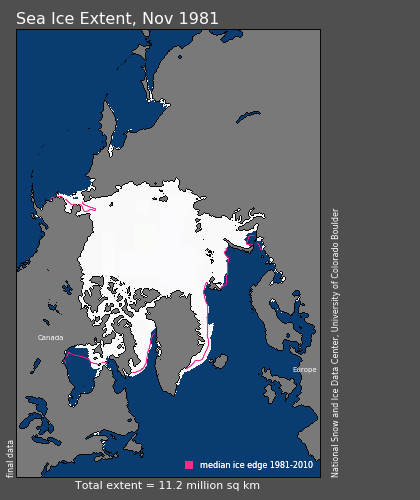
#> input picture arctic_ice_computer_science/N_198111_extn_v2.1_edited.png, 420 x 500 px
$ jupyter execute ImageProcessing-4.ipynb   (shell and % lines are left out)   (older library calls are emulated)
#> lines starting #> are read from the running program, lines starting #| are printed output that depends on the picture; after the words box and inside, x2 and y2 are one past the last pixel; in counts of white or black regions, pixels touching at a corner belong together
# Computational Guided Inquiry for Polar Research

## Processing Sea Ice Images - 4 Edge Detection

### Learning Objectives
1. Learn how to use Edge Detection to detect the sea ice edge.

### Pre-class activities
1. Please read Section 2.3 on Image Edge Detection in the Image Processing pdf.

[cell 1]
# Following are the modules we will need.

# For plotting
import matplotlib
import matplotlib.pyplot as plt

# For reading in files
from scipy import misc

#from PIL import Image
import copy
import numpy as np
import imageio

# Median filter
from scipy.signal import medfilt

# Edge detection filters
from skimage.filters import roberts, sobel, scharr, prewitt
from skimage.feature import canny

## 2.3 Image Edge Detection

1. Implement the edge detection algorithm described above. Basically, for each pixel in the original image, if the maximum discrepancy of the pixel with respect to its neighbor is greater than a predefined threshold $\tau$, color it to black, otherwise color it to white.
2. Display the pattern created from the original image. This is the image with the edge detected.
3. Use the \mymatlab~built-in function for edge detection. Read the help document for \red{edge} command and try different algorithms to see the results. For each result, display the image title with corresponding algorithm name.

### Read in the image: N_198111_extn_v2.1.png. Convert the figure to black and white, crop it to include only the central image, and display.

[cell 2]
# Print inline figures that can be saved

#A = misc.imread('N_198111_extn_v2.1_edited.png')
A = imageio.imread('N_198111_extn_v2.1_edited.png')
#> A is the input picture: shape (500, 420, 4); mean R, G, B, A 88.9, 100.5, 113, 255


# Convert to black and white
sea_ice_BW = 0.299*A[:, :, 0] + 0.587*A[:, :, 1] + 0.114*A[:, :, 2]
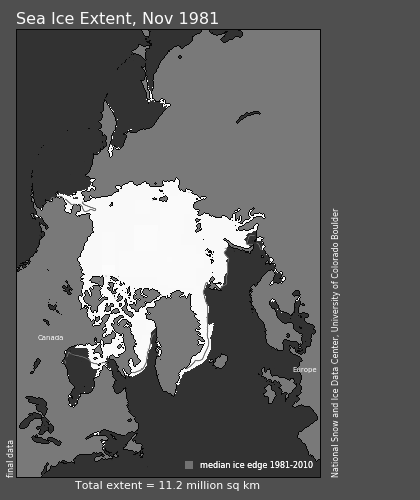
#> sea_ice_BW: shape (500, 420) float64; min 6.41, max 252, mean 98.4

# Crop to include only the central box
sea_ice_crop = sea_ice_BW[30:460, 50:310]
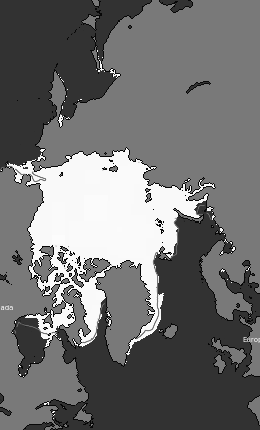
#> sea_ice_crop: shape (430, 260) float64; min 6.41, max 252, mean 112.8

plt.figure()
plt.imshow(sea_ice_crop,cmap='gray')

### 2.3.1 Implement the edge detection algorithm

[cell 3]
# Maximum discrepancy algorithm
def maximum_discrepancy(A):
    center = A[1,1]
    indicies = ((0,0),(0,1),(0,2),
                (1,0),      (1,2),
                (2,0),(2,1),(2,2))
    discrepancies = []
    for i in indicies:
        discrepancies.append(abs(center-A[i[0],i[1]]))
    return max(discrepancies)

[cell 4]
# Edge detection algorithm
def getEdges(img,thresh=75):
    # Initialization
#> called with thresh = 100
    edgeimg = np.zeros(img.shape)

    # Look for edges by looping over each pixel and checking if its
    # maximum discrepancy is greater than the threshold value "thresh"
    for x in range(0,img.shape[0]-3):
        for y in range(0,img.shape[1]-3):
            max_dcrep = maximum_discrepancy(img[x:x+3,y:y+3])
            if max_dcrep >= thresh:
                edgeimg[x+1,y+1] = 255 #    max_dcrep #
#> this loop made 427 passes
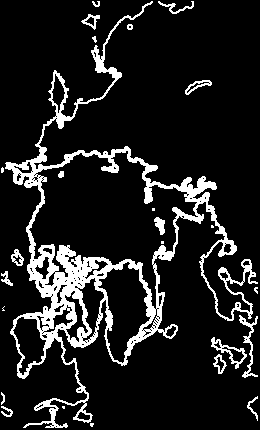
#> edgeimg: shape (430, 260) float64; 12.4% white; 25 white regions (8 under 20 px), largest, box (x1, y1, x2, y2) and area: (5, 1, 258, 428) 12184, (239, 315, 258, 378) 282, (211, 337, 247, 369) 261

    return edgeimg

[cell 5]
# Get the new image of identified edges
#edgeimg0 = getEdges(sea_ice_clean,100)
edgeimg0 = getEdges(sea_ice_crop,100)

### 2.3.2 Display the pattern created from the original image. This is the image with the edge detected.

[cell 6]
# Plot the results
plt.figure()
plt.subplot(121)
plt.imshow(sea_ice_crop,cmap='gray')

plt.subplot(122)
plt.imshow(edgeimg0,cmap='gray')
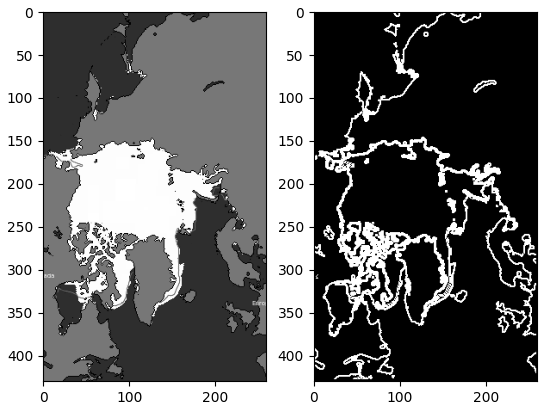
#> figure drawn by matplotlib, 2 panels

### 2.3.3. Use the edge detection algorithms that are part of the skimage filters

[cell 7]
# Recall that the possibilities for the filter are:
#  roberts, sobel, scharr, prewitt, canny

edge_roberts = roberts(sea_ice_crop)
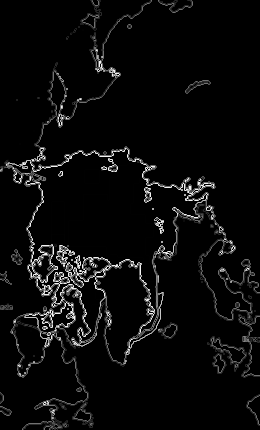
#> edge_roberts: shape (430, 260) float64; min 0, max 243.6, mean 11.1
edge_sobel = sobel(sea_ice_crop)
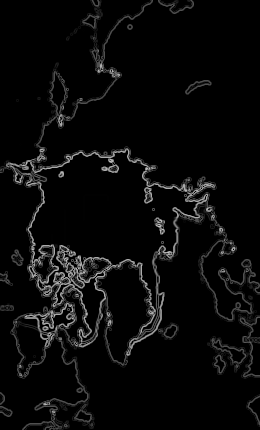
#> edge_sobel: shape (430, 260) float64; min 0, max 191.6, mean 9.9
edge_scharr = scharr(sea_ice_crop)
edge_prewitt = prewitt(sea_ice_crop)
edge_canny = canny(sea_ice_crop)
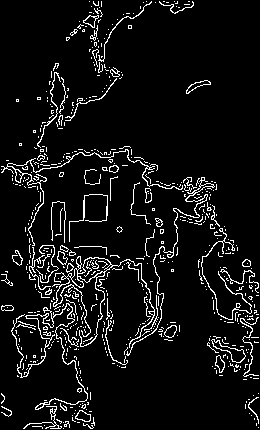
#> edge_canny: shape (430, 260) bool; 7.1% white in thin lines or dots

plt.figure()
plt.subplot(1,2,1)
plt.imshow(sea_ice_crop, cmap=plt.cm.gray)
plt.title('Original')

plt.subplot(1,2,2)
plt.imshow(edge_roberts, cmap=plt.cm.gray)
plt.title('Roberts Edge Detection')

plt.figure()
plt.subplot(1,2,1)
plt.imshow(edge_sobel, cmap=plt.cm.gray)
plt.title('Sobel Edge Detection')

plt.subplot(1,2,2)
plt.imshow(edge_scharr, cmap=plt.cm.gray)
plt.title('Scharr Edge Detection')

plt.figure()
plt.subplot(1,2,1)
plt.imshow(edge_prewitt, cmap=plt.cm.gray)
plt.title('Prewitt Edge Detection')

plt.subplot(1,2,2)
plt.imshow(edge_canny, cmap=plt.cm.gray)
plt.title('Canny Edge Detection')
